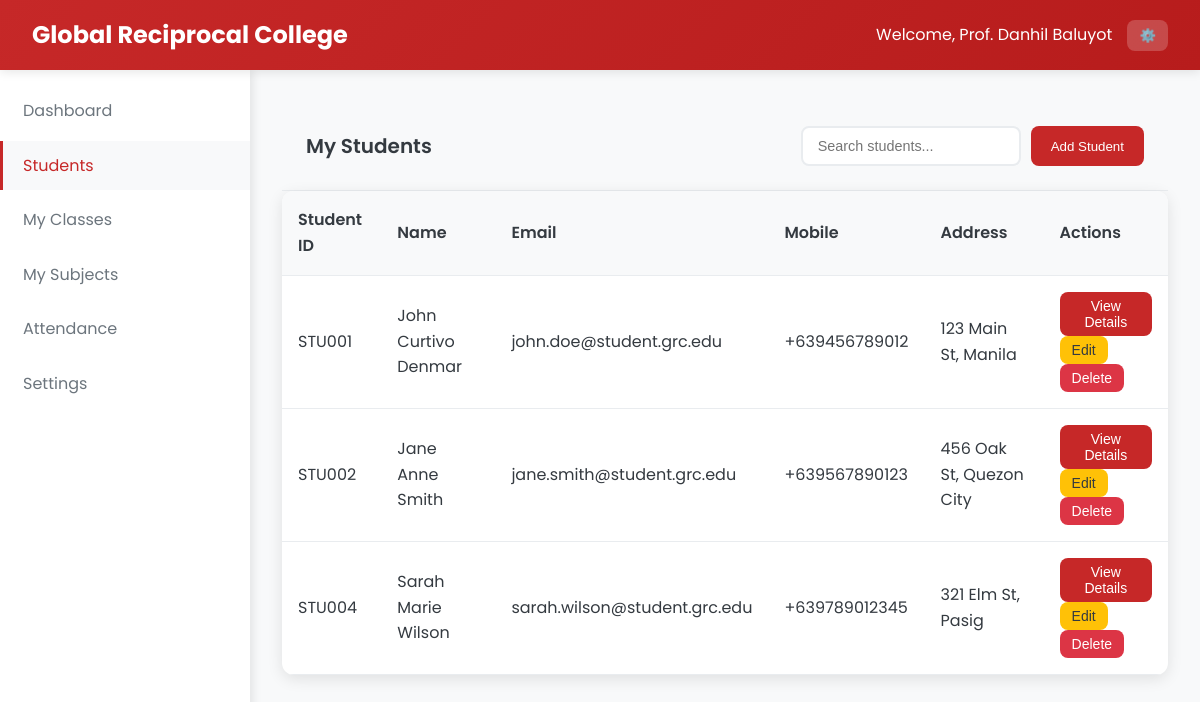
The app's page /manage_students.php (signed in) with its own data.
### tables this page shows
CREATE TABLE IF NOT EXISTS students (
    student_id VARCHAR(20) PRIMARY KEY,
    first_name VARCHAR(50) NOT NULL,
    last_name VARCHAR(50) NOT NULL,
    middle_name VARCHAR(50),
    email VARCHAR(100) UNIQUE NOT NULL,
    password VARCHAR(255) NOT NULL,
    mobile VARCHAR(15) NOT NULL,
    address TEXT NOT NULL,
    created_at DATETIME NOT NULL,
    updated_at DATETIME NOT NULL
);

### manage_students.php (the view, shortened to what this page needs)
<?php
require_once 'db.php';
$professor_id = $_SESSION['user_id'];
$query = "SELECT DISTINCT s.*
          FROM students s
          JOIN student_classes sc ON s.student_id = sc.student_id
          JOIN classes c ON sc.class_id = c.class_id
          WHERE c.professor_id = ?";
$search = isset($_GET['search']) ? $_GET['search'] : '';
if (!empty($search)) {
    $query .= " AND (s.first_name LIKE ? OR s.last_name LIKE ? OR s.email LIKE ? OR s.student_id LIKE ?)";
    $stmt = $pdo->prepare($query);
    $stmt->execute([$professor_id, "%$search%", "%$search%", "%$search%", "%$search%"]);
} else {
    $stmt = $pdo->prepare($query);
    $stmt->execute([$professor_id]);
}
$students = $stmt->fetchAll();
?>
<!DOCTYPE html>
<html lang="en">
<head>
    <link rel="stylesheet" href="css/styles.css">
</head>
<body>
    <nav class="navbar">
        <div class="navbar-brand">
            Global Reciprocal College
        </div>
        <div class="navbar-user">
            <span>Welcome, Prof. <?php echo $_SESSION['name']; ?></span>
            <div class="user-dropdown">
                <button class="dropdown-toggle">⚙️</button>
            </div>
        </div>
    </nav>
    <aside class="sidebar">
        <ul class="sidebar-menu">
            <li class="sidebar-item">
                <a href="professor_dashboard.php" class="sidebar-link">Dashboard</a>
            </li>
            <li class="sidebar-item">
                <a href="manage_students.php" class="sidebar-link active">Students</a>
            </li>
            <li class="sidebar-item">
                <a href="my_classes.php" class="sidebar-link">My Classes</a>
            </li>
            <li class="sidebar-item">
                <a href="my_subjects.php" class="sidebar-link">My Subjects</a>
            </li>
            <li class="sidebar-item">
                <a href="attendance.php" class="sidebar-link">Attendance</a>
            </li>
            <li class="sidebar-item">
                <a href="settings.php" class="sidebar-link">Settings</a>
            </li>
        </ul>
    </aside>
    <main class="main-content">
        <div class="table-header">
            <h2 class="table-title">My Students</h2>
            <div class="table-actions">
                <input type="text" class="search-input" placeholder="Search students..."
                       value="<?php echo htmlspecialchars($search); ?>"
                       onkeyup="if(event.key === 'Enter') searchStudents(this.value)">
                <button class="btn btn-primary" onclick="openModal('addStudentModal')">Add Student</button>
            </div>
        </div>
        <div class="table-container">
            <table class="table">
                <thead>
                    <tr>
                        <th>Student ID</th>
                        <th>Name</th>
                        <th>Email</th>
                        <th>Mobile</th>
                        <th>Address</th>
                        <th>Actions</th>
                    </tr>
                </thead>
                <tbody>
                    <?php foreach ($students as $student): ?>
                    <tr>
                        <td><?php echo $student['student_id']; ?></td>
                        <td><?php echo $student['first_name'] . ' ' . ($student['middle_name'] ? $student['middle_name'] . ' ' : '') . $student['last_name']; ?></td>
                        <td><?php echo $student['email']; ?></td>
                        <td><?php echo $student['mobile']; ?></td>
                        <td><?php echo $student['address']; ?></td>
                        <td>
                            <button class="btn btn-sm btn-primary" onclick="viewStudentDetails('<?php echo $student['student_id']; ?>')">View Details</button>
                            <button class="btn btn-sm btn-warning" onclick="editStudent(<?php echo htmlspecialchars(json_encode($student)); ?>)">Edit</button>
                            <form action="" method="POST" style="display:inline;">
                                <button type="submit" class="btn btn-sm btn-danger" onclick="return confirm('Are you sure you want to delete this student?')">Delete</button>
                            </form>
                        </td>
                    </tr>
                    <?php endforeach; ?>
                </tbody>
            </table>
        </div>
    </main>
</body>
</html>

### css/styles.css (style rules this page uses)
:root { --primary: #C62828; --primary-dark: #B71C1C; --primary-light: #EF5350; --secondary: #2E7D32; --accent: #1565C0; --light: #f8f9fa; --dark: #343a40; --gray: #6c757d; --light-gray: #e9ecef; --success: #28a745; --warning: #ffc107; --danger: #dc3545; --info: #17a2b8; }
* { margin: 0; padding: 0; box-sizing: border-box; }
body { font-family: 'Poppins', sans-serif; background-color: var(--light); color: var(--dark); line-height: 1.6; }
.navbar { background: linear-gradient(135deg, var(--primary) 0%, var(--primary-dark) 100%); color: white; padding: 1rem 2rem; display: flex; justify-content: space-between; align-items: center; box-shadow: 0 2px 10px rgba(0, 0, 0, 0.1); position: sticky; top: 0; z-index: 1000; }
.navbar-brand { font-size: 1.5rem; font-weight: 700; display: flex; align-items: center; gap: 10px; }
.navbar-user { display: flex; align-items: center; gap: 15px; }
.user-dropdown { position: relative; }
.dropdown-toggle { background: rgba(255, 255, 255, 0.2); border: none; color: white; padding: 8px 12px; border-radius: 8px; cursor: pointer; transition: background-color 0.3s ease; }
.sidebar { width: 250px; background: white; height: calc(100vh - 70px); position: fixed; left: 0; top: 70px; box-shadow: 2px 0 10px rgba(0, 0, 0, 0.1); overflow-y: auto; }
.sidebar-menu { list-style: none; padding: 1rem 0; }
.sidebar-item { margin-bottom: 5px; }
.sidebar-link { display: flex; align-items: center; padding: 12px 20px; color: var(--gray); text-decoration: none; transition: all 0.3s ease; border-left: 3px solid transparent; }
.sidebar-link.active { background: var(--light); color: var(--primary); border-left-color: var(--primary); }
.main-content { margin-left: 250px; padding: 2rem; min-height: calc(100vh - 70px); background: var(--light); }
.table-container { background: white; border-radius: 12px; box-shadow: 0 4px 15px rgba(0, 0, 0, 0.1); overflow: hidden; margin-bottom: 2rem; }
.table-header { padding: 1.5rem; border-bottom: 1px solid var(--light-gray); display: flex; justify-content: space-between; align-items: center; }
.table-title { font-size: 1.25rem; font-weight: 600; color: var(--dark); }
.table-actions { display: flex; gap: 10px; }
.table { width: 100%; border-collapse: collapse; }
.table th, .table td { padding: 1rem; text-align: left; border-bottom: 1px solid var(--light-gray); }
.table th { background: var(--light); font-weight: 600; color: var(--dark); }
.btn { padding: 10px 20px; border: none; border-radius: 8px; cursor: pointer; font-weight: 500; transition: all 0.3s ease; text-decoration: none; display: inline-block; }
.btn-primary { background: var(--primary); color: white; }
.btn-danger { background: var(--danger); color: white; }
.btn-warning { background: var(--warning); color: var(--dark); }
.btn-sm { padding: 6px 12px; font-size: 0.875rem; }
.search-input { flex: 1; padding: 10px 15px; border: 2px solid var(--light-gray); border-radius: 8px; font-size: 0.9rem; }

### records on screen
students: student_id "STU001", first_name "John", middle_name "Curtivo", last_name "Denmar", email "john.doe@student.grc.edu", mobile "+639456789012", address "123 Main St, Manila"
students: student_id "STU002", first_name "Jane", middle_name "Anne", last_name "Smith", email "jane.smith@student.grc.edu", mobile "+639567890123", address "456 Oak St, Quezon City"
students: student_id "STU004", first_name "Sarah", middle_name "Marie", last_name "Wilson", email "sarah.wilson@student.grc.edu", mobile "+639789012345", address "321 Elm St, Pasig"

### other values on screen
$_SESSION['name'] "Danhil Baluyot"
